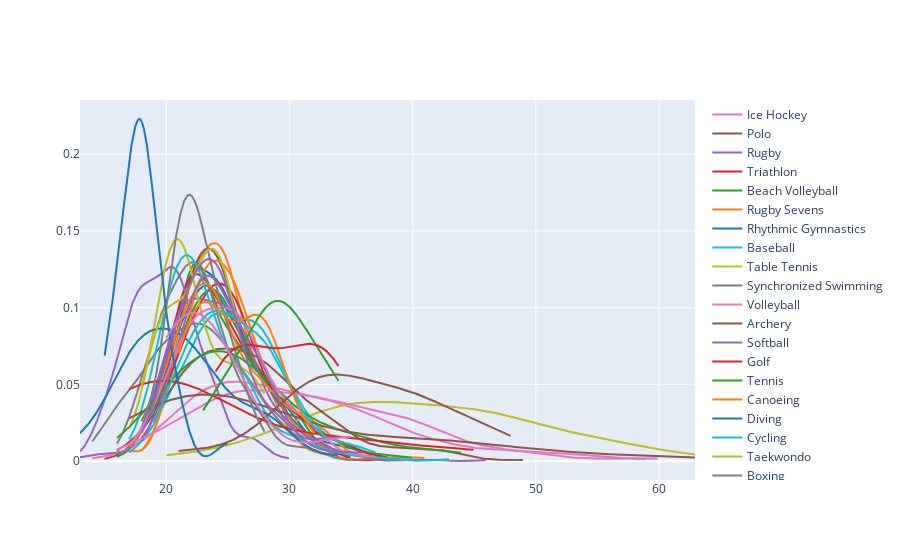

The code cell stored with this chart in its notebook:
### Code cell
import plotly.figure_factory as ff

x = []  # To store the list of ages for each sport
name = []  # To store the sport names

# Loop through each sport and collect gold medalist ages
for sport in famous_sports:
    # Filter the data for the current sport
    temp_df = athlete_df[athlete_df['Sport'] == sport]
    
    # Filter for gold medalists and get their ages
    gold_ages = temp_df[temp_df['Medal'] == 'Gold']['Age'].dropna()
    
    # Append data to lists only if gold_ages is not empty
    if not gold_ages.empty:
        x.append(gold_ages.tolist())  # Convert to a list for the distplot
        name.append(sport)

# Ensure there is data to plot
if x:
    # Create the distribution plot
    fig = ff.create_distplot(x, name, show_hist=False, show_rug=False)
    fig.show()
else:
    print("No data available for gold medalist age distributions.")

### Figure 1 — Plotly figure (JSON) as saved in the notebook; plotly's stock layout.template omitted (floating-point values rounded to 4 significant figures; data arrays with more than 128 entries replaced by an {"elided": "..."} marker saying what was removed)
{"data": [{"legendgroup": "Basketball", "marker": {"color": "rgb(31, 119, 180)"}, "mode": "lines", "name": "Basketball", "showlegend": true, "type": "scatter", "x": {"elided": "500 float values"}, "xaxis": "x", "y": {"elided": "500 float values"}, "yaxis": "y"}, {"legendgroup": "Judo", "marker": {"color": "rgb(255, 127, 14)"}, "mode": "lines", "name": "Judo", "showlegend": true, "type": "scatter", "x": {"elided": "500 float values"}, "xaxis": "x", "y": {"elided": "500 float values"}, "yaxis": "y"}, {"legendgroup": "Football", "marker": {"color": "rgb(44, 160, 44)"}, "mode": "lines", "name": "Football", "showlegend": true, "type": "scatter", "x": {"elided": "500 float values"}, "xaxis": "x", "y": {"elided": "500 float values"}, "yaxis": "y"}, {"legendgroup": "Athletics", "marker": {"color": "rgb(214, 39, 40)"}, "mode": "lines", "name": "Athletics", "showlegend": true, "type": "scatter", "x": {"elided": "500 float values"}, "xaxis": "x", "y": {"elided": "500 float values"}, "yaxis": "y"}, {"legendgroup": "Swimming", "marker": {"color": "rgb(148, 103, 189)"}, "mode": "lines", "name": "Swimming", "showlegend": true, "type": "scatter", "x": {"elided": "500 float values"}, "xaxis": "x", "y": {"elided": "500 float values"}, "yaxis": "y"}, {"legendgroup": "Badminton", "marker": {"color": "rgb(140, 86, 75)"}, "mode": "lines", "name": "Badminton", "showlegend": true, "type": "scatter", "x": {"elided": "500 float values"}, "xaxis": "x", "y": {"elided": "500 float values"}, "yaxis": "y"}, {"legendgroup": "Sailing", "marker": {"color": "rgb(227, 119, 194)"}, "mode": "lines", "name": "Sailing", "showlegend": true, "type": "scatter", "x": {"elided": "500 float values"}, "xaxis": "x", "y": {"elided": "500 float values"}, "yaxis": "y"}, {"legendgroup": "Gymnastics", "marker": {"color": "rgb(127, 127, 127)"}, "mode": "lines", "name": "Gymnastics", "showlegend": true, "type": "scatter", "x": {"elided": "500 float values"}, "xaxis": "x", "y": {"elided": "500 float values"}, "yaxis": "y"}, {"legendgroup": "Art Competitions", "marker": {"color": "rgb(188, 189, 34)"}, "mode": "lines", "name": "Art Competitions", "showlegend": true, "type": "scatter", "x": {"elided": "500 float values"}, "xaxis": "x", "y": {"elided": "500 float values"}, "yaxis": "y"}, {"legendgroup": "Handball", "marker": {"color": "rgb(23, 190, 207)"}, "mode": "lines", "name": "Handball", "showlegend": true, "type": "scatter", "x": {"elided": "500 float values"}, "xaxis": "x", "y": {"elided": "500 float values"}, "yaxis": "y"}, {"legendgroup": "Weightlifting", "marker": {"color": "rgb(31, 119, 180)"}, "mode": "lines", "name": "Weightlifting", "showlegend": true, "type": "scatter", "x": {"elided": "500 float values"}, "xaxis": "x", "y": {"elided": "500 float values"}, "yaxis": "y"}, {"legendgroup": "Wrestling", "marker": {"color": "rgb(255, 127, 14)"}, "mode": "lines", "name": "Wrestling", "showlegend": true, "type": "scatter", "x": {"elided": "500 float values"}, "xaxis": "x", "y": {"elided": "500 float values"}, "yaxis": "y"}, {"legendgroup": "Water Polo", "marker": {"color": "rgb(44, 160, 44)"}, "mode": "lines", "name": "Water Polo", "showlegend": true, "type": "scatter", "x": {"elided": "500 float values"}, "xaxis": "x", "y": {"elided": "500 float values"}, "yaxis": "y"}, {"legendgroup": "Hockey", "marker": {"color": "rgb(214, 39, 40)"}, "mode": "lines", "name": "Hockey", "showlegend": true, "type": "scatter", "x": {"elided": "500 float values"}, "xaxis": "x", "y": {"elided": "500 float values"}, "yaxis": "y"}, {"legendgroup": "Rowing", "marker": {"color": "rgb(148, 103, 189)"}, "mode": "lines", "name": "Rowing", "showlegend": true, "type": "scatter", "x": {"elided": "500 float values"}, "xaxis": "x", "y": {"elided": "500 float values"}, "yaxis": "y"}, {"legendgroup": "Fencing", "marker": {"color": "rgb(140, 86, 75)"}, "mode": "lines", "name": "Fencing", "showlegend": true, "type": "scatter", "x": {"elided": "500 float values"}, "xaxis": "x", "y": {"elided": "500 float values"}, "yaxis": "y"}, {"legendgroup": "Shooting", "marker": {"color": "rgb(227, 119, 194)"}, "mode": "lines", "name": "Shooting", "showlegend": true, "type": "scatter", "x": {"elided": "500 float values"}, "xaxis": "x", "y": {"elided": "500 float values"}, "yaxis": "y"}, {"legendgroup": "Boxing", "marker": {"color": "rgb(127, 127, 127)"}, "mode": "lines", "name": "Boxing", "showlegend": true, "type": "scatter", "x": {"elided": "500 float values"}, "xaxis": "x", "y": {"elided": "500 float values"}, "yaxis": "y"}, {"legendgroup": "Taekwondo", "marker": {"color": "rgb(188, 189, 34)"}, "mode": "lines", "name": "Taekwondo", "showlegend": true, "type": "scatter", "x": {"elided": "500 float values"}, "xaxis": "x", "y": {"elided": "500 float values"}, "yaxis": "y"}, {"legendgroup": "Cycling", "marker": {"color": "rgb(23, 190, 207)"}, "mode": "lines", "name": "Cycling", "showlegend": true, "type": "scatter", "x": {"elided": "500 float values"}, "xaxis": "x", "y": {"elided": "500 float values"}, "yaxis": "y"}, {"legendgroup": "Diving", "marker": {"color": "rgb(31, 119, 180)"}, "mode": "lines", "name": "Diving", "showlegend": true, "type": "scatter", "x": {"elided": "500 float values"}, "xaxis": "x", "y": {"elided": "500 float values"}, "yaxis": "y"}, {"legendgroup": "Canoeing", "marker": {"color": "rgb(255, 127, 14)"}, "mode": "lines", "name": "Canoeing", "showlegend": true, "type": "scatter", "x": {"elided": "500 float values"}, "xaxis": "x", "y": {"elided": "500 float values"}, "yaxis": "y"}, {"legendgroup": "Tennis", "marker": {"color": "rgb(44, 160, 44)"}, "mode": "lines", "name": "Tennis", "showlegend": true, "type": "scatter", "x": {"elided": "500 float values"}, "xaxis": "x", "y": {"elided": "500 float values"}, "yaxis": "y"}, {"legendgroup": "Golf", "marker": {"color": "rgb(214, 39, 40)"}, "mode": "lines", "name": "Golf", "showlegend": true, "type": "scatter", "x": {"elided": "500 float values"}, "xaxis": "x", "y": {"elided": "500 float values"}, "yaxis": "y"}, {"legendgroup": "Softball", "marker": {"color": "rgb(148, 103, 189)"}, "mode": "lines", "name": "Softball", "showlegend": true, "type": "scatter", "x": {"elided": "500 float values"}, "xaxis": "x", "y": {"elided": "500 float values"}, "yaxis": "y"}, {"legendgroup": "Archery", "marker": {"color": "rgb(140, 86, 75)"}, "mode": "lines", "name": "Archery", "showlegend": true, "type": "scatter", "x": {"elided": "500 float values"}, "xaxis": "x", "y": {"elided": "500 float values"}, "yaxis": "y"}, {"legendgroup": "Volleyball", "marker": {"color": "rgb(227, 119, 194)"}, "mode": "lines", "name": "Volleyball", "showlegend": true, "type": "scatter", "x": {"elided": "500 float values"}, "xaxis": "x", "y": {"elided": "500 float values"}, "yaxis": "y"}, {"legendgroup": "Synchronized Swimming", "marker": {"color": "rgb(127, 127, 127)"}, "mode": "lines", "name": "Synchronized Swimming", "showlegend": true, "type": "scatter", "x": {"elided": "500 float values"}, "xaxis": "x", "y": {"elided": "500 float values"}, "yaxis": "y"}, {"legendgroup": "Table Tennis", "marker": {"color": "rgb(188, 189, 34)"}, "mode": "lines", "name": "Table Tennis", "showlegend": true, "type": "scatter", "x": {"elided": "500 float values"}, "xaxis": "x", "y": {"elided": "500 float values"}, "yaxis": "y"}, {"legendgroup": "Baseball", "marker": {"color": "rgb(23, 190, 207)"}, "mode": "lines", "name": "Baseball", "showlegend": true, "type": "scatter", "x": {"elided": "500 float values"}, "xaxis": "x", "y": {"elided": "500 float values"}, "yaxis": "y"}, {"legendgroup": "Rhythmic Gymnastics", "marker": {"color": "rgb(31, 119, 180)"}, "mode": "lines", "name": "Rhythmic Gymnastics", "showlegend": true, "type": "scatter", "x": {"elided": "500 float values"}, "xaxis": "x", "y": {"elided": "500 float values"}, "yaxis": "y"}, {"legendgroup": "Rugby Sevens", "marker": {"color": "rgb(255, 127, 14)"}, "mode": "lines", "name": "Rugby Sevens", "showlegend": true, "type": "scatter", "x": {"elided": "500 float values"}, "xaxis": "x", "y": {"elided": "500 float values"}, "yaxis": "y"}, {"legendgroup": "Beach Volleyball", "marker": {"color": "rgb(44, 160, 44)"}, "mode": "lines", "name": "Beach Volleyball", "showlegend": true, "type": "scatter", "x": {"elided": "500 float values"}, "xaxis": "x", "y": {"elided": "500 float values"}, "yaxis": "y"}, {"legendgroup": "Triathlon", "marker": {"color": "rgb(214, 39, 40)"}, "mode": "lines", "name": "Triathlon", "showlegend": true, "type": "scatter", "x": {"elided": "500 float values"}, "xaxis": "x", "y": {"elided": "500 float values"}, "yaxis": "y"}, {"legendgroup": "Rugby", "marker": {"color": "rgb(148, 103, 189)"}, "mode": "lines", "name": "Rugby", "showlegend": true, "type": "scatter", "x": {"elided": "500 float values"}, "xaxis": "x", "y": {"elided": "500 float values"}, "yaxis": "y"}, {"legendgroup": "Polo", "marker": {"color": "rgb(140, 86, 75)"}, "mode": "lines", "name": "Polo", "showlegend": true, "type": "scatter", "x": {"elided": "500 float values"}, "xaxis": "x", "y": {"elided": "500 float values"}, "yaxis": "y"}, {"legendgroup": "Ice Hockey", "marker": {"color": "rgb(227, 119, 194)"}, "mode": "lines", "name": "Ice Hockey", "showlegend": true, "type": "scatter", "x": {"elided": "500 float values"}, "xaxis": "x", "y": {"elided": "500 float values"}, "yaxis": "y"}], "layout": {"barmode": "overlay", "hovermode": "closest", "legend": {"traceorder": "reversed"}, "xaxis": {"anchor": "y2", "domain": [0, 1], "zeroline": false}, "yaxis": {"anchor": "free", "domain": [0, 1], "position": 0}}}
